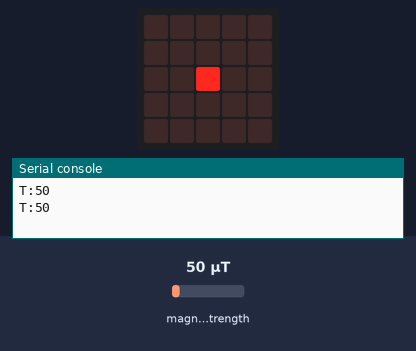
Recording of a program running on a simulated BBC micro:bit (MakeCode). On the bench: the board's 5×5 LED display, the last lines printed to the serial console. Inputs (shaded band) come from the test bench; at power-on: magnetic field strength 50 µT.

Above: at 1.2 s.
1.3 s: magnetic field strength set to 125 µT
At 2.7 s:
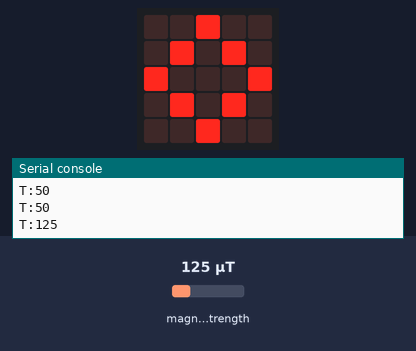
4.3 s: magnetic field strength set to 10 µT
7.3 s: magnetic field strength set to 250 µT
At 7.9 s:
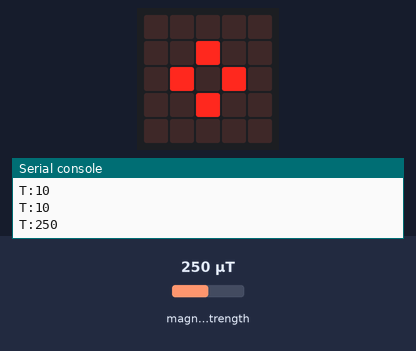
Timing chart, 0 to 10.3 s (numbered marks = the images above; inputs shaded):
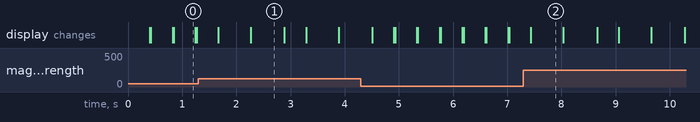

The program:

main.ts
```typescript
let ForçaAgora = 0
let forcaInicial = input.magneticForce(Dimension.Strength)
basic.forever(function () {
    basic.showLeds(`
        . . . . .
        . . . . .
        . . # . .
        . . . . .
        . . . . .
        `)
    ForçaAgora = input.magneticForce(Dimension.Strength)
    serial.writeValue("T", ForçaAgora)
    if (ForçaAgora > forcaInicial + 50) {
        basic.showIcon(IconNames.SmallDiamond)
        basic.showIcon(IconNames.Diamond)
    } else {
        basic.clearScreen()
    }
})
```

test.ts
```typescript
// os teses vão aqui; isto não será compilado quando este pacote for usado como extensão.
```

Measured:
- after the input at 1.3 s, the display: first changes after 0.37 s (image 1 shows a later state)
- after the input at 7.3 s, the display: changes after 0.14 s (image 2)
- what the display in image 0 shows lasts 0.4 s, from 0.8 s to 1.2 s
- what the display in image 1 shows lasts 0.6 s, from 2.3 s to 2.9 s
